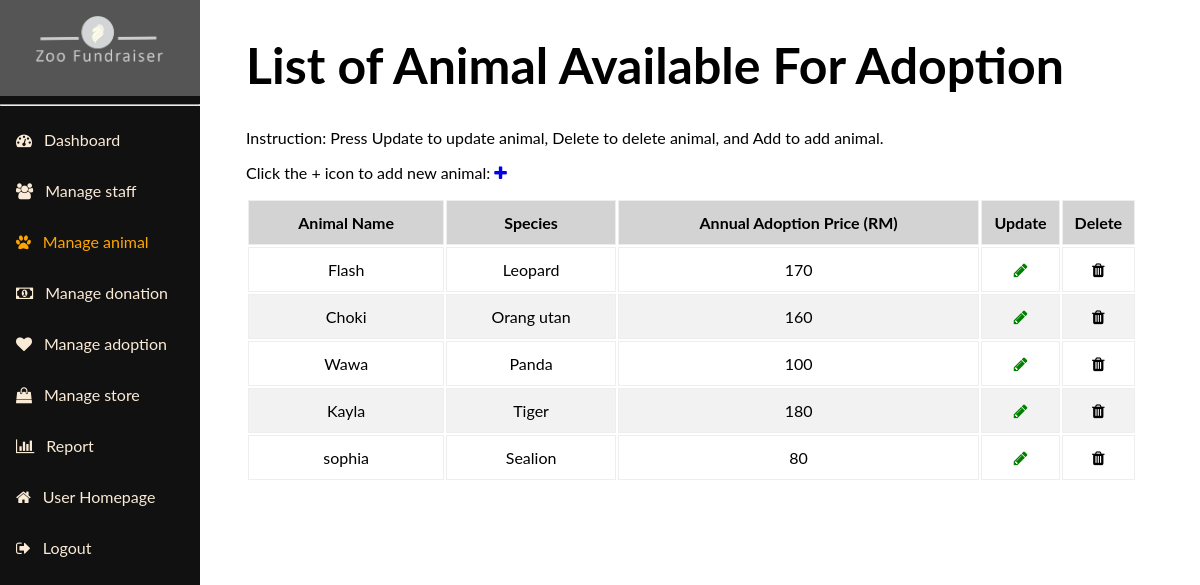
The page /source/adminadopt.php (signed in) on the database its author committed.
### tables this page shows
CREATE TABLE `animal` (
  `animal_id` int(5) NOT NULL,
  `animal_name` varchar(20) NOT NULL,
  `animal_species` varchar(50) NOT NULL,
  `annual_adoption_price` int(10) NOT NULL,
  `animal_photo` varchar(255) NOT NULL
);

### source/adminadopt.php (the view, shortened to what this page needs)
<?php
require_once "config.php";
?>
<!DOCTYPE html>
<html>
<head>
	<link href="../css/sidebar.css" rel="stylesheet">
	<link rel="stylesheet" href="https://cdnjs.cloudflare.com/ajax/libs/font-awesome/4.7.0/css/font-awesome.min.css">
	<link href="../css/form-validation.css" rel="stylesheet">
	<link href="../css/album.css" rel="stylesheet">
	<link href="../css/table.css" rel="stylesheet">
</head>
<body>
	<div class="sidebar">
		<a style="text-align: center"><img src="../images/logo2.png" style="width: 150px"></a>
		<hr>
		<a href="admin-home.php"><i class="fa fa-tachometer"></i>&emsp;Dashboard</a>
		<a href="adminedit.php"><i class="fa fa-users"></i>&emsp;Manage staff</a>
		<a class="active" href="adminadopt.php"><i class="fa fa-paw"></i>&emsp;Manage animal</a>
		<a href="admindonate.php"><i class="fa fa-money"></i>&emsp;Manage donation</a>
		<a href="admin-view-adoption.php"><i class="fa fa-heart"></i>&emsp;Manage adoption</a>
		<a href="adminstore.php"><i class="fa fa-shopping-bag"></i>&emsp;Manage store</a>
		<a href="adminreport.php"><i class="fa fa-bar-chart"></i>&emsp;Report</a>
		<a href="main.php"><i class="fa fa-home"></i>&emsp;User Homepage</a>
		<a href="logout.php"><i class="fa fa-sign-out"></i>&emsp;Logout</a>
	</div>
	<div class="content">
		<div style="margin-top: 2em;">
			<h1 style="font-size:50px;font-weight:bold;">List of Animal Available For Adoption</h1>
		</div>
		<form>
        <p>Instruction: Press Update to update animal, Delete to delete animal, and Add to add animal. </p>
        <p>Click the + icon to add new animal:
        <a href="add_animal.php">
          <span class="fa fa-plus"></span>
        </a>
        </form>
    <?php
	echo "<table class='table table-responsive table-bordered table-striped table-hover' style='width:95%'>";
	echo "<tr style='background-color: lightgrey;'>";
	echo "<th class='text-center'>Animal Name</th>";
  echo "<th class='text-center'>Species</th>";
  echo "<th class='text-center'>Annual Adoption Price (RM)</th>";
  echo "<th class='text-center' style='width:5%'>Update</th>";
	echo "<th class='text-center' style='width:5%'>Delete</th>";
	echo "</tr>";
	$que=mysqli_query($link,"SELECT * FROM animal");
	while($row=mysqli_fetch_array($que))
	{
		echo "<tr>";
		echo "<td class='text-center'>".$row['animal_name']."</td>";
    echo "<td class='text-center'>".$row['animal_species']."</td>";
    echo "<td class='text-center'>".$row['annual_adoption_price']."</td>";
		echo "<td class='text-center'><a href='edit_animal.php?animal_id=$row[animal_id]&info=edit_animal'><span class='fa fa-pencil'style=color:green;></span></a></td>";
		echo "<td class='text-center'><a href='#' onclick='deletes($row[animal_id])'><span class='fa fa-trash' style=color:black;></span></a></td>";
		echo "</tr>";
}
		echo "</table>"
?>
	</div>
</body>
</html>

### css/sidebar.css (style rules this page uses)
body { margin: 0; font-family: "Lato", sans-serif; }
.sidebar { margin: 0; padding: 0; width: 200px; background-color: #111111; position: fixed; height: 100%; overflow: auto; }
.sidebar a { display: block; color: antiquewhite; padding: 16px; text-decoration: none; }
.sidebar a.active { color: orange; }
div.content { margin-left: 230px; padding: 1px 16px; height: 1000px; }

### css/album.css (style rules this page uses)
:root { --jumbotron-padding-y: 3rem; }

### css/table.css (style rules this page uses)
.text-center { text-align: center }
.table { width: 100%; max-width: 100%; margin-bottom: 1rem; }
.table th, .table td { padding: 0.75rem; vertical-align: top; border-top: 1px solid #eceeef; }
.table-bordered { border: 1px solid #eceeef; }
.table-bordered th, .table-bordered td { border: 1px solid #eceeef; }
.table-striped tbody tr:nth-of-type(odd) { background-color: rgba(0, 0, 0, 0.05); }
.table-responsive { display: block; width: 100%; overflow-x: auto; -ms-overflow-style: -ms-autohiding-scrollbar; }
.table-responsive.table-bordered { border: 0; }

### rows shown on the page
animal: animal_name "Flash", animal_species "Leopard", annual_adoption_price "170"
animal: animal_name "Choki", animal_species "Orang utan", annual_adoption_price "160"
animal: animal_name "Wawa", animal_species "Panda", annual_adoption_price "100"
animal: animal_name "Kayla", animal_species "Tiger", annual_adoption_price "180"
animal: animal_name "sophia", animal_species "Sealion", annual_adoption_price "80"
